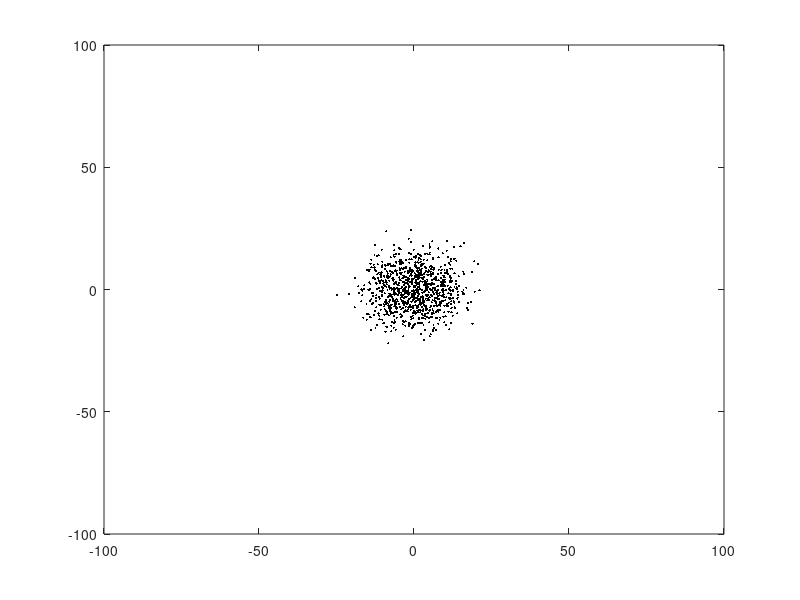

MATLAB code for this plot: (Note: this script raises an error after producing the figure.)
% ### EXcoffee.m ###    11.16.14    {C. Bergevin}
% [modified version of EXrandomWalk2D.m motivated by the problem shown in
% Giordano (1997) Fig.7.18ff]
clear;
% -------------
N= 30;      % one plus sqrt of total # of (independent) walkers (each starts at unique x,y point about origin)
M= 10000;      % Total # of steps for each walker
method= 2;  % see comments above
BND= 10;    % bounding limits for initial grid of walkers at t=0
axisLim= 100;   % size of coffee cup
diffC= 5;   % diffusion const. (i.e., scaling factor for step size)
framerate= 1/30;    % pause length [s] for animation
Sgrid= 8;           % grid spacing for entropy calculation
% -------------
% +++
space= (2*BND)/N;
[X,Y]= meshgrid(-BND:space:BND,-BND:space:BND);
E= size(X,1); % # of elements

SgridX= linspace(-axisLim,axisLim,Sgrid);   % set grid bounds for entropy calc.
SgridY= linspace(-axisLim,axisLim,Sgrid);

figure(1); clf;
% +++
% To do
% - apply boundary condition (i.e., ensure no steps past walls)
% - fix entropy calc. (i.e., if prob.=0??)
for r= 1:M
    
    if method==1
        % random L/R and U/D step with equal probability
        tempX= rand(E,E);   tempY= rand(E,E);  % determine random vals.
        temp2X= tempX<0.5;  temp2Y= tempY<0.5;  % determine L vs R and U vs D
        X(temp2X)= X(temp2X)+1; X(~temp2X)= X(~temp2X)-1;
        Y(temp2Y)= Y(temp2Y)+1; Y(~temp2Y)= Y(~temp2Y)-1;
    else
        % sample step from normal distribution
        stepX= randn(E,E); stepY= randn(E,E);
        X= X+ diffC*stepX;  Y= Y+ diffC*stepY;
        % verify step is not past walls; if so, bounce back in opposite direction
        [aa,bb]= find(abs(X)>axisLim);
        X(aa,bb)= X(aa,bb)-2*diffC*stepX(aa,bb);
        %if(~isempty(aa)),   return; end
        if(max(abs(X(:))>axisLim)), return;  end
    end
    % visualize
    figure(1)
    plot(X,Y,'k.','MarkerSize',5); axis([-axisLim axisLim -axisLim axisLim]); pause(framerate);
    % do binning to determine 'probability' distribution 
    histS= hist2(X(:),Y(:),SgridX,SgridY)/E; % use external function hist2.m; and normalize to a probability
    histS= histS(:);    % convert to a single column vector
    zeroI= ~histS==0; % need to filter out states with zero elements so to avoid computational error (since 0*log(0)= NaN)
    S(r)= -sum(histS(zeroI).*log(histS(zeroI))); % calculate entropy (S) 
end;

figure(2)
plot(S);
xlabel('time step'); ylabel('entropy');

